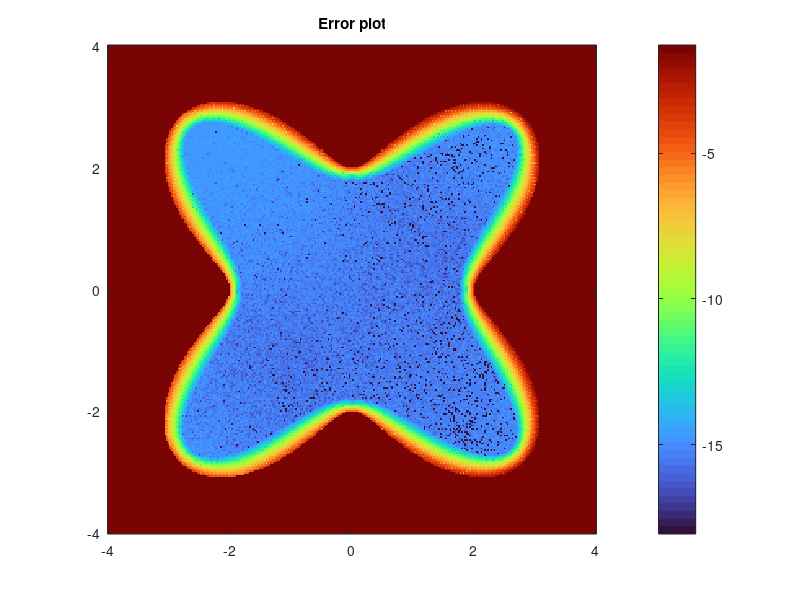

The MATLAB script that drew this image:
N=300;
tvec = linspace(-pi+2*pi/N, pi, N);
rvec = 3+cos(4*tvec+pi);
rprimvec = -4*sin(4.*tvec+pi);
rbisvec = -16*cos(4.*tvec+pi);
y1 = rvec .*cos(tvec);
y2 = rvec .*sin(tvec);
nu1 = rvec .* cos(tvec) + rprimvec .* sin(tvec);
nu2 = rvec .* sin(tvec) - rprimvec .* cos(tvec);
nu1 = nu1 ./ sqrt( rvec.^2+ rprimvec.^2 );
nu2 = nu2 ./ sqrt( rvec.^2+ rprimvec.^2 );

A_aug = zeros(N,N);
vecdsdt = sqrt(rprimvec.^2+rvec.^2);
for i=1:N
    for j=1:N
        nu = [nu1(i), nu2(i)];
        
        r_i = [y1(i), y2(i)];
        r_j = [y1(j), y2(j)];
        
        param = norm(r_i-r_j)^2;
        namnare = 2*pi .* param;

        A_aug(i,j) = dot(nu, (r_i-r_j)/namnare);
    end
end

for i=1:N
    taljare = rprimvec(i)^2-0.5*rbisvec(i)*rvec(i) + 0.5*rvec(i)^2;
    namnare = 2*pi*(rprimvec(i)^2+rvec(i)^2)^(3/2);
    A_aug(i,i) = taljare/namnare;    
end

M = 300; % pick something here
x1field = linspace(-4, 4, M);
x2field = linspace(-4, 4, M);
ufield= zeros(M,M);
exactfield = zeros(M,M);
u_func = @(x, y) exp((x + 0.3 * y) / 3) .* sin((0.3 .* x - y) / 3);
dx_u_func = @(x,y) exp((x + 0.3 * y) / 3) .* ((1/3).*sin((0.3.*x - y) / 3) + 0.1.*cos((0.3.* x - y)/3));
dy_u_func = @(x,y) exp((x + 0.3 * y) / 3) .* (0.1.*sin((0.3.*x - y) / 3) - (1/3).*cos((0.3.*x - y)/3));

g_x = dx_u_func(y1,y2).*nu1;
g_y = dy_u_func(y1,y2).*nu2;
gvec = g_y'+g_x';
Aug_matrix = (-eye(N)/2+ 2*pi/N* A_aug* diag(vecdsdt)) + ones(N);
hvec = Aug_matrix\gvec;
hvec = hvec.';

for ix1=1:M
    for ix2=1:M
        x1=x1field(ix1);
        x2=x2field(ix2);
        t=angle(complex(x1,x2));
        radius= 3+cos(4*t+pi); %formula for rvec
        if x1^2+ x2^2< radius^2
           phivec = log(vecnorm([y1;y2] - [x1;x2]))/(2*pi); %kernel expression in terms of xi, yi, nui, i=1,2
           exactfield(ix1,ix2) = u_func(x1,x2);
           ufield(ix1,ix2) = (phivec *(hvec.* vecdsdt).')*2*pi/N;
        end
    end
end

num_Sub_matrix = ufield(M/3:M*2/3,M/3:M*2/3);
mean_sub_matrix = mean(num_Sub_matrix, 'all');
real_sub_matrix = exactfield(M/3:M*2/3,M/3:M*2/3);
mean_real_sub = mean(real_sub_matrix,'all');
%%
ufield_1 = ufield-mean_sub_matrix+mean_real_sub;
ufield_2=ufield-mean_sub_matrix;
errorfield = log10(abs(ufield_1-exactfield));

imagesc(x1field, x2field, ufield_2.')

axis xy
colormap turbo
pbaspect([1 1 1])
colorbar
title('Numerical solution of u(x,y)')

%%
imagesc(x1field, x2field, errorfield.')

axis xy
colormap turbo
pbaspect([1 1 1])
colorbar
title('Error plot')
